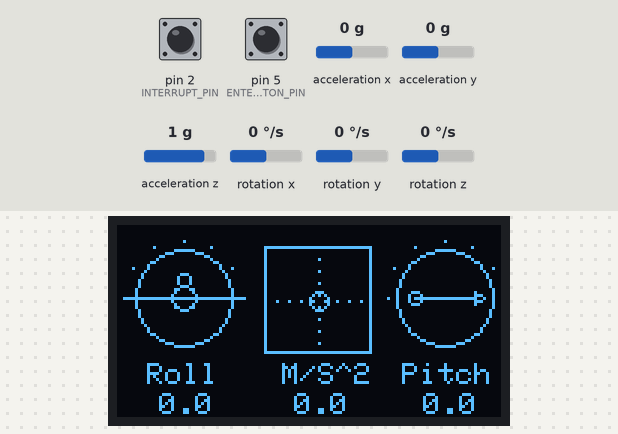
A sketch run on a simulated Arduino Uno, built with avr-gcc and run on an emulated ATmega328P. Shown: 128×64 one-colour display. The test bench sets the inputs (shaded band); at power-on: acceleration x 0 g, pin 5 (ENTER_BUTTON_PIN) HIGH, acceleration y 0 g, pin 2 (INTERRUPT_PIN) LOW, acceleration z 1 g, rotation x 0 °/s, rotation y 0 °/s, rotation z 0 °/s. The sensor or clock chip raises its interrupt line as the real part does; EEPROM starts erased.

Above: at 6.8 s.
6.9 s: acceleration x set to -1.4 g
At 8.3 s:
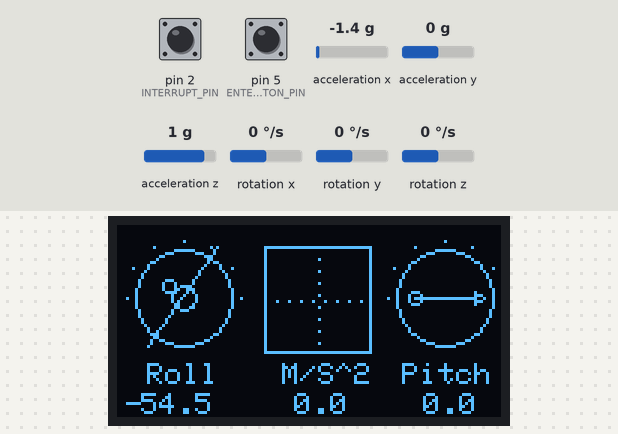
8.6 s: pin 5 (ENTER_BUTTON_PIN) pulled LOW for 0.15 s
At 9.8 s:
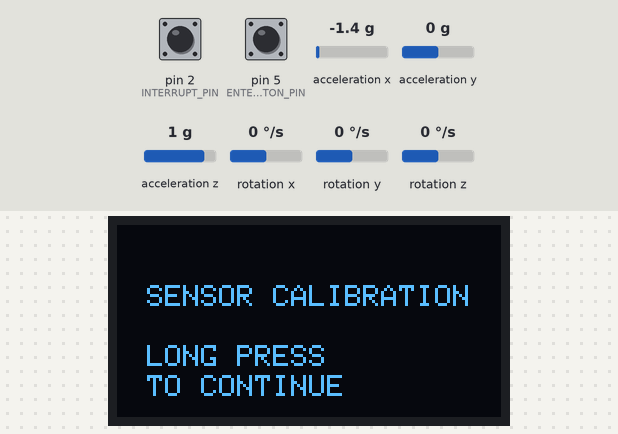
10.3 s: pin 5 (ENTER_BUTTON_PIN) pulled LOW for 3.2 s
At 13.3 s:
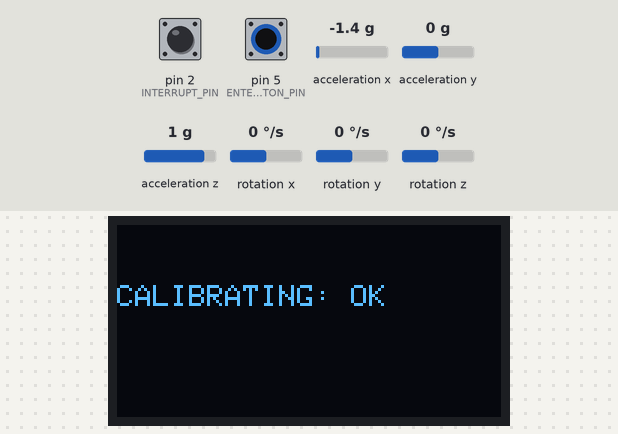
15.0 s: acceleration x set to -0.8 g
At 16.42 s:
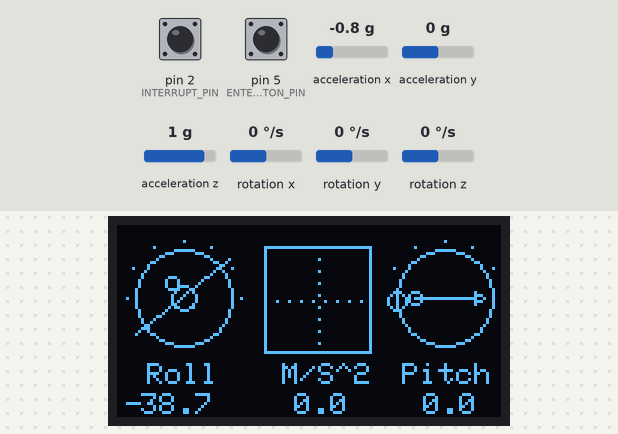
16.5 s: acceleration y set to -1.4 g
At 17.3 s:
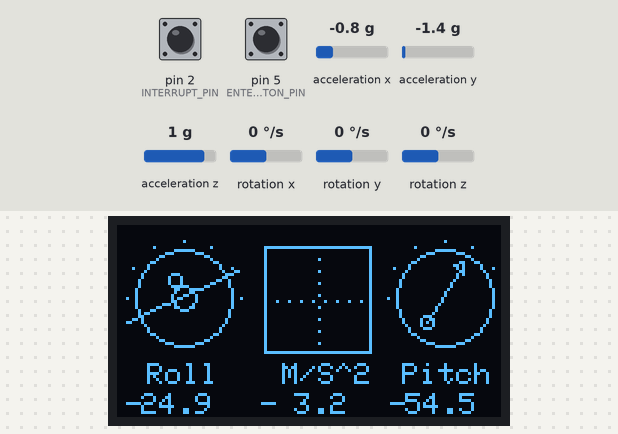
18.1 s: acceleration y set to 0.8 g
At 19.4 s:
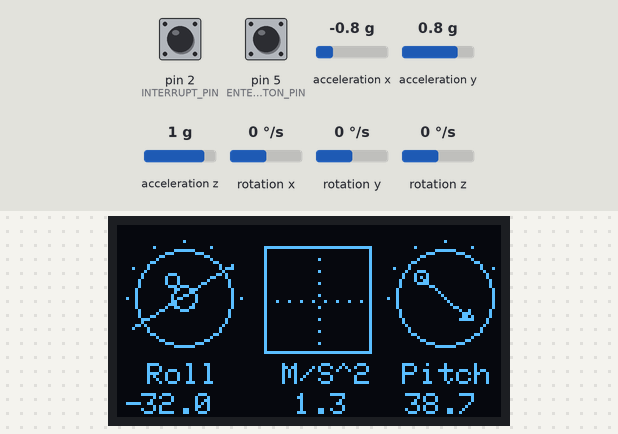

The sketch:

tilt-sensor.ino
```cpp
// Graphical Tilt Data ( Pitch, Roll, Acceleration )
// - OLED display
// - Self-Calibrating
// - Yaw drifts, needs compass data to be meaningful
#include "I2Cdev.h"
#include "Wire.h"
#include "MPU6050_6Axis_MotionApps20.h"
#include <Adafruit_GFX.h>
#include <Adafruit_SSD1306.h>
#include <EEPROM.h>

// #define DEBUG 1
#define M_PI_LONG 3.141592653589793238462643383279502884L
#define OLED_RESET -1 // [ NUMBER ] digital read pin to reset the display | NOT IMPLEMENTED
#define INTERRUPT_PIN 2  // use pin 2 on Arduino Uno & most boards
#define ENTER_BUTTON_PIN 5 // [ NUMBER ] digital read pin to interact with device

#define DISPLAY_WIDTH 128 // [ PIXELS ] number of available horizontal pixels
#define DISPLAY_HEIGHT 64 // [ PIXELS ] number of available vertical pixels
#define LAST_LINE_INDENT 10
#define SHORT_PRESS_TIME 1000 // [ MILLISECONDS ] less than for short
#define LONG_PRESS_TIME 1000 //[ MILLISECONDS ] greater than for long press

#define HEIGHT_OFFSET 46
#define READOUT_Y_OFFSET HEIGHT_OFFSET + 10
#define READOUT_X_OFFSET 10

Adafruit_SSD1306 display( DISPLAY_WIDTH, DISPLAY_HEIGHT, &Wire, OLED_RESET );

MPU6050 mpu;

byte lastLine = 0;
// Acceleration lerp values
float displayAccelerationX = 0.0; // [ LSB ] current X component of acceleration vector of the displayed cursor
float displayAccelerationY = 0.0; // [ LSB ] current Y component of acceleration vector of the displayed cursor
float targetAccelerationX = 0.0; // [ LSB ] cached maximum X component of acceleration vector to which the displayed cursor will move
float targetAccelerationY = 0.0; // [ LSB ] cached maximum Y component of acceleration vector to which the displayed cursor will move

// whether or not the current displayAcceleration has lerped to the targetAcceleration
bool isApproachingX = false;
bool isApproachingY = false;

// MPU Status
bool dmpReady = false; // set true if DMP init was successful
uint8_t fifoBuffer[64]; // FIFO storage buffers

// Device Orientation Vectors
Quaternion q; // [w, x, y, z] quaternion container
VectorInt16 aa; // [x, y, z] accel sensor measurements
VectorInt16 aaReal; // [x, y, z] gravity-free accel sensor measurements
// VectorInt16 aaWorld; // [x, y, z] world-frame accel sensor measurements
VectorFloat gravity; // [x, y, z] gravity vector
// float euler[ 3 ]; // [psi, theta, phi] Euler angle container
float ypr[ 3 ] = {0}; // [yaw, pitch, roll] yaw/pitch/roll container and gravity vector

volatile bool mpuInterrupt = false; // indicates whether MPU interrupt pin has gone high

// This should be manually set to 0 when a brand new sensor is first used, to calibrate on first run
byte calibrationMode = 3; // [ 0 ] : uncalibrated, [ 1 ] : calibration edit mode, [ 2 ] : calibrating, [ 3 ] : calibrated

int lastState = LOW;  // the previous state from the input pin
bool buttonRawState;     // the current reading from the input pin
unsigned long pressedTime  = 0;
unsigned long releasedTime = 0;
bool isPressing = false;
bool isLongDetected = false;

struct SensorOffsets {
	int16_t xOffset;
	int16_t yOffset;
	int16_t zOffset;
	int16_t xGyroOffset;
	int16_t yGyroOffset;
	int16_t zGyroOffset;
};

SensorOffsets sensorOffsets = { 0, 0, 0, 0, 0, 0 };

void(* resetArduino ) (void) = 0;

void dmpDataReady() {
	mpuInterrupt = true;
}

void setup() {

	bool hasIMUReportedSuccessfully = false;
	byte hasIMUInitialized;

	Wire.begin();
	Wire.setClock( 400000L ); // 400kHz I2C clock. Comment this line if having compilation difficulties
	Wire.setWireTimeout( 4000, true );

	display.begin( SSD1306_SWITCHCAPVCC, 0x3C );  // initialize the OLED and set the I2C address to 0x3C (for the 128x64 OLED)
	wipeDisplay();

	display.setTextSize(1);
	display.setTextColor(WHITE);

	#ifdef DEBUG
	Serial.begin(9600);
	while (!Serial);
	#endif

	slowType( F("IMU STARTING >"), 10, true );
	mpu.initialize();
	pinMode( INTERRUPT_PIN, INPUT );
	pinMode(ENTER_BUTTON_PIN, INPUT_PULLUP);

	// verify connection
	hasIMUReportedSuccessfully = mpu.testConnection();
	slowType( F("IMU REPORTS:"), 10, true );
	slowPrintSuccessOrFail( hasIMUReportedSuccessfully );

	// load and configure the DMP
	slowType( F("DMP MOUNT:"), 10, true );
	hasIMUInitialized = mpu.dmpInitialize();

	if( hasIMUReportedSuccessfully && hasIMUInitialized == 0 ){

		slowPrintSuccessOrFail( true );

		// SETUP : calibrate on setup for debug/new hardware
		// mpu.CalibrateAccel( 6 );
		// mpu.CalibrateGyro( 6 );
		// mpu.PrintActiveOffsets();

		// Generate offsets and calibrate our MPU6050
		slowType( F("LOAD OFFSETS:"), 10, true );

		// Retrieve Offsets from memory and set on Device
		EEPROM.get( 0, sensorOffsets );
		mpu.setXAccelOffset( sensorOffsets.xOffset );
		mpu.setYAccelOffset( sensorOffsets.yOffset );
		mpu.setZAccelOffset( sensorOffsets.zOffset );
		mpu.setXGyroOffset( sensorOffsets.xGyroOffset );
		mpu.setYGyroOffset( sensorOffsets.yGyroOffset );
		mpu.setZGyroOffset( sensorOffsets.zGyroOffset );

		slowPrintSuccessOrFail( true );

		slowType( F("DMP ENABLE:"), 10, true );
		mpu.setDMPEnabled( true );
		slowPrintSuccessOrFail( true );

		lastLine -= LAST_LINE_INDENT * 2;
		dmpReady = true;

		delay( 1000 );
		display.clearDisplay();

		// slowType( F("Online !") , 10, true );
		attachInterrupt( digitalPinToInterrupt( INTERRUPT_PIN ), dmpDataReady, RISING );

		delay( 1000 );
	} else {
		// Fail mode
		slowPrintSuccessOrFail( false );
		delay( 3000 );

		// if MPU configuration fails, only prompt to reset the device
		wipeDisplay();
		slowType( F("FAILED TO COME ONLINE!"), 10, false );
		display.setCursor(0, LAST_LINE_INDENT * 2 );
		slowType( F("SHORT PRESS TO RESET!"), 10, false );
	}
}

void loop() {

	listenToButton();

	if( !dmpReady ){

		return;
	}

	// read a packet from FIFO
	if( mpu.dmpGetCurrentFIFOPacket( fifoBuffer )){

		// Compute Quaternion -> Euler Angles
		mpu.dmpGetQuaternion( &q, fifoBuffer );
		mpu.dmpGetAccel(&aa, fifoBuffer);
		mpu.dmpGetGravity( &gravity, &q );
		mpu.dmpGetYawPitchRoll( ypr, &q, &gravity );
		mpu.dmpGetLinearAccel( &aaReal, &aa, &gravity );
		// mpu.dmpGetLinearAccelInWorld( &aaWorld, &aaReal, &q );
		mpu.resetFIFO();
	}
	display.clearDisplay();

	render();

	display.display();
}

void listenToButton(){


	buttonRawState = digitalRead( ENTER_BUTTON_PIN );

	if( lastState == HIGH && buttonRawState == LOW ){ // pressed

		pressedTime = millis();
		isPressing = true;
		isLongDetected = false;
	}else if( lastState == LOW && buttonRawState == HIGH ){ // released

		isPressing = false;
		releasedTime = millis();

		long pressDuration = releasedTime - pressedTime;

		if( pressDuration < SHORT_PRESS_TIME ){

			buttonIsPressed( false ); // short
		}
	}

	if( isPressing == true && isLongDetected == false ){

		long pressDuration = millis() - pressedTime;

		if( pressDuration > LONG_PRESS_TIME ) {

			buttonIsPressed( true ); // long
			isLongDetected = true;
		}
	}
	// save the the last state
	lastState = buttonRawState;
}

void buttonIsPressed( bool isLongPress ){

	if( isLongPress ){ // already editing
		if( calibrationMode == 1 ){
			calibrationMode = 2;
		}
	}else{

		if( !dmpReady ){ // short press ( from failed state)

			resetArduino();
		} else if( calibrationMode == 3 ){ // short press from calibrated state

			calibrationMode = 1;
		}else if( calibrationMode == 1 ){ // short press, edit mode -> leave

			calibrationMode = 3;
		}
	}
}

void render(){

	if( calibrationMode == 1 ){

		display.setCursor( 10,20 );
		display.print(F("SENSOR CALIBRATION"));

		display.setCursor( 10,40 );
		display.print(F("LONG PRESS"));

		display.setCursor( 10,50 );
		display.print(F("TO CONTINUE"));
	}else if( calibrationMode == 2 ){

		lastLine = 20;
		display.clearDisplay();
		slowType( F("CALIBRATING:"), 10, true );

		// Calibrate Device
		mpu.CalibrateAccel( 6 );
		mpu.CalibrateGyro( 6 );

		// mpu.PrintActiveOffsets();

		// Save Offsets to Memory
		sensorOffsets = {
			mpu.getXAccelOffset(),
			mpu.getYAccelOffset(),
			mpu.getZAccelOffset(),
			mpu.getXGyroOffset(),
			mpu.getYGyroOffset(),
			mpu.getZGyroOffset()
		};

		EEPROM.put(0, sensorOffsets );

		slowPrintSuccessOrFail( true );
		calibrationMode = 3;
		delay( 2000 );
	}else{

		// int roll = round(( ypr[ 1 ] * 180 / M_PI_LONG ));
		// int pitch = round(( ypr[ 2 ] * 180 / M_PI_LONG ));
		// int yaw = round(( ypr[ 0 ] * 180 / M_PI_LONG ));

		drawHeader();

		// Gauges | type : roll [ 1 ] : acceleration : pitch [ 2 ]
		renderGauge( -round( ypr[ 1 ] * 180.0L / M_PI_LONG ), 6, 8, 0 );
		plotAcceleration( aaReal, 49, 7 );
		renderGauge( -round( ypr[ 2 ] * 180.0L / M_PI_LONG ), 93, 8, 1 );


		// renderGauge( -yaw + 90, 49, 8, 2 );

		// Numeric : Roll : Acceleration : Pitch
		printOffsetText( READOUT_X_OFFSET - 6,  READOUT_Y_OFFSET, ( ypr[ 1 ] * 180.0L / M_PI_LONG ));
		printOffsetText( READOUT_X_OFFSET + 39,  READOUT_Y_OFFSET, ( aaReal.y / 16384.0L ) * 9.80L ); // 2G scale ( +- 16384 LSB ) -> m/2^2
		printOffsetText( READOUT_X_OFFSET + 82,  READOUT_Y_OFFSET, ( ypr[ 2 ] * 180.0L / M_PI_LONG ));
	}
}

void slowPrintSuccessOrFail( bool condition ){

	condition ? slowType( F(" OK"), 50, false ) : slowType( F(" FAIL"), 50, false );
}

void drawHeader(){

	// Roll
	display.setCursor( READOUT_X_OFFSET, HEIGHT_OFFSET );
	display.print( F("Roll") );

	// Acceleration
	display.setCursor( READOUT_X_OFFSET + 45, HEIGHT_OFFSET );
	display.print( F("M/S^2") );

	// Pitch
	display.setCursor( READOUT_X_OFFSET + 85, HEIGHT_OFFSET );
	display.print( F("Pitch") );
}

void printOffsetText( byte xOffset, byte yOffset, float datum ){

	bool isNegative = datum <= -0.1;
	datum = abs( datum );

	if( isNegative ){

		display.setCursor( xOffset - 1, yOffset );
		display.print( F("-") );
	}

	if( datum < 10 ){

		xOffset += 10; // single digit
	}else if( datum < 100 ){

		xOffset += 4; // double digit
	}

	display.setCursor( xOffset, yOffset );
	display.print( datum, 1 );
}

void plotAcceleration( VectorInt16 acceleration, byte xOffset, byte yOffset ){

	byte width = 36;
	byte tickCount = 8;
	byte xCenter = xOffset + ( width / 2 );
	byte yCenter = yOffset + ( width / 2 );
	short accelerationScale = 500.0; // 1G (8192 LSB) | 0.5G (5461 LSB) | 0.25G (2730.5)

	display.drawRect( xOffset, yOffset, width, width, WHITE );

	for( byte i = 1; i <= tickCount; i++ ){

		display.drawPixel( xCenter, yOffset + (i * (width / tickCount)), WHITE );
		display.drawPixel( xOffset + (i * (width / tickCount)), yCenter, WHITE );
	}

	smoothAndApproach( targetAccelerationX, displayAccelerationX, isApproachingX, -acceleration.x );
	smoothAndApproach( targetAccelerationY, displayAccelerationY, isApproachingY, -acceleration.y );
	// displayAccelerationX = lerp( displayAccelerationX, acceleration.x, 0.1 );
	// displayAccelerationY = lerp( displayAccelerationY, acceleration.y, 0.1 );


	// indicator
	display.drawCircle(
		// normalized to 1G (8192 LSB) acceleration, scaled to half the width, subtract indicator radius to center
		xCenter - 9 + (( displayAccelerationX - -accelerationScale ) / ( accelerationScale - -accelerationScale ) * ( width / 2 )),
		yCenter - 9 + (( displayAccelerationY - -accelerationScale ) / ( accelerationScale - -accelerationScale ) * ( width / 2 )),
		3,
		WHITE
	);
}

void smoothAndApproach( float& target, float& current, bool& isApproachingTarget, float immediate ){

	// new immediate target
	if( abs( immediate ) > 0 && !isApproachingTarget ){

		isApproachingTarget = true;
		target = immediate;
	}

	// new immediate target is greater
	if( abs( immediate ) > abs( current ) ){

		target = immediate;
	}

	if( isEqual( current, target ) ){

		target = immediate;
		isApproachingTarget = false;
	}

	current = lerp( current, target, 0.15 );
}

void renderGauge( double angle, byte xOffset, byte yOffset, byte type ) {
	// type : roll [ 0 ] pitch [ 1 ] yaw [ 2 ]
	byte radius = 16;
	byte xCenter = radius;
	byte yCenter = radius;
	byte needleLength = ( type == 1 ) ? ( radius * 2 ) - 12 : ( radius * 2 ) + 8;

	short x = -needleLength / 2;
	byte y = 0;
	byte x1 = needleLength / 2;
	byte y1 = 0;
	byte cx = ( x + x1 ) / 2;
	byte cy = ( y + y1 ) / 2;

	// draw border of the gauge
	display.drawCircle( xCenter + xOffset, yCenter + yOffset, radius, WHITE );

	// gauge ticks 30 degree increments
	for( byte angle = 0; angle <= 180; angle += 30 ){

		display.drawPixel( xCenter + xOffset + (( 3 + radius ) * -cos( angle * (M_PI_LONG / 180.0L) )) , yCenter + yOffset + (( 3 + radius ) * -sin( angle * (M_PI_LONG / 180.0L) )), WHITE );
	}

	// start of needle
	float rotX = (  (x - cx) * cos( angle * ( M_PI_LONG / 180.0L ) ) + (y - cy) * sin( angle * ( M_PI_LONG / 180.0L ) ) ) + cx;
	float rotY = ( -(x - cx) * sin( angle * ( M_PI_LONG / 180.0L ) ) + (y - cy) * cos( angle * ( M_PI_LONG / 180.0L ) ) ) + cy;

	//end of needle
	float rotXEnd = (  (x1 - cx) * cos( angle * ( M_PI_LONG / 180.0L ) ) + (y1 - cy) * sin( angle * ( M_PI_LONG / 180.0L ) ) ) + cx;
	float rotYEnd = ( -(x1 - cx) * sin( angle * ( M_PI_LONG / 180.0L ) ) + (y1 - cy) * cos( angle * ( M_PI_LONG / 180.0L ) ) ) + cy;

	if( type == 1 ){

		// if( type == 1 ){

			display.drawCircle(rotX + xOffset + radius, rotY + yOffset + radius,2, WHITE);
			drawRotatedTriangle( 1, (rotXEnd + xOffset + radius), (rotYEnd + yOffset + radius), angle * ( M_PI_LONG / 180.0L ));
		// }
	}else if( type == 0 ){

		display.drawCircle(xOffset + radius , yOffset + radius,4, WHITE);
		display.drawCircle(xOffset + radius + ( -6 * sin( angle * ( M_PI_LONG / 180.0L ) )), yOffset + radius + ( -6 * cos( angle * ( M_PI_LONG / 180.0L ) )),2, WHITE);

	}else if( type == 1 ){

		display.drawCircle(rotXEnd + xOffset + radius, rotYEnd + yOffset + radius,2, WHITE);
	}

	display.drawLine(rotX + xOffset + radius, rotY + yOffset + radius, rotXEnd + xOffset + radius, rotYEnd + yOffset + radius, WHITE);
}

void drawRotatedTriangle( int sign, int xOffset, int yOffset, float theta ){

	int tX = 3 * sign;
	byte tY = 0;

	byte t1X = 0;
	int t1Y = 2 * sign;

	byte t2X = 0;
	int t2Y = -2 * sign;

	display.drawTriangle(
		xOffset + (  tX * cos( theta ) + tY * sin( theta ) ),
		yOffset + ( -tX * sin( theta ) + tY * cos( theta ) ),

		xOffset + (  t1X * cos( theta ) + t1Y * sin( theta ) ),
		yOffset + ( -t1X * sin( theta ) + t1Y * cos( theta ) ),

		xOffset + (  t2X * cos( theta ) + t2Y * sin( theta ) ),
		yOffset + ( -t2X * sin( theta ) + t2Y * cos( theta ) ),
	WHITE);
}

void wipeDisplay(){

	display.clearDisplay(); // remove library banner
	display.fillScreen(BLACK); // I see a red door...
	display.display(); // because fillScreen is misleading
}

float lerp( float a, float b, float num ){

	return a + num * (b - a);
}

void slowType( String text, int delayTime, bool newLine ){

	if( newLine ){
		display.setCursor(0, lastLine );
		lastLine += LAST_LINE_INDENT;
	}

	for( byte i = 0; i < text.length(); i++ ){

		display.print( text[ i ] );
		display.display();
		delay( delayTime );
	}
}

bool isEqual(float number, float secondNumber ){
	return abs(number - secondNumber ) <= 1e-2 * abs(number);
}
```

Measured:
- after the input at 6.9 s, the display: first changes after 0.06 s (image 1 shows a later state)
- after the input at 8.6 s, the display: changes after 0.20 s (image 2)
- after the input at 10.3 s, the display: first changes after 1.1 s (image 3 shows a later state)
- after the input at 15.0 s, the display: first changes after 0.05 s (image 4 shows a later state)
- after the input at 16.5 s, the display: first changes after 0.05 s (image 5 shows a later state)
- after the input at 18.1 s, the display: changes after 0.07 s (image 6)
